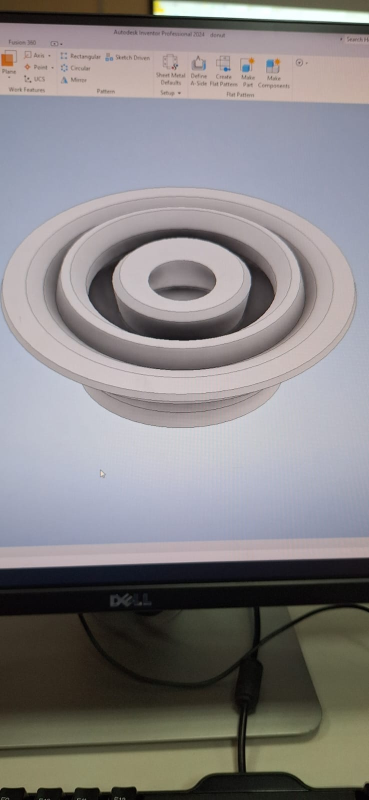
#> input picture Bearing_design2.jpg, 738 x 1600 px (shown at 1/2 size)
$ python ascii.py ../Bearing_design2.jpg   (older library calls are emulated)
#> lines starting #> are read from the running program, lines starting #| are printed output that depends on the picture
import sys
import cv2
import numpy as np
from PIL import Image, ImageSequence
import os
import shutil
import time
import subprocess
import re
import msvcrt

ASCII = " .'`^\",:;Il!i~+_-?][}{1)(|\\/tfjrxnuvczXYUJCLQ0OZmwqpdbkhao*#MW&8%B@$"

ANSI_ESCAPE = re.compile(r'\x1b\[[0-9;]*m')


# ---------------- ARG PARSER ----------------
def parse_args(argv):
    flags = {
        "save": False,
        "width": None,
        "height": None
    }

    files = []
    seen_file = False

    i = 0
    while i < len(argv):
        arg = argv[i]

        if arg.startswith("--"):
            if seen_file:
                raise ValueError("Flags cannot appear after files start, please start with the flags!")

            if arg == "--save-file":
                flags["save"] = True

            elif arg == "--width":
                i += 1
                flags["width"] = int(argv[i])

            elif arg == "--height":
                i += 1
                flags["height"] = int(argv[i])

            else:
                raise ValueError(f"Unknown flag: {arg}")

        else:
            seen_file = True
            files.append(arg)

        i += 1

    return flags, files


# ---------------- UTILS ----------------
def strip_ansi(text):
    return ANSI_ESCAPE.sub('', text)


def get_terminal_size():
    size = shutil.get_terminal_size((120, 40))
    return size.columns, size.lines


def resize_terminal(width=None, height=None):
    if os.name != "nt":
        return

    # Do nothing if user did not explicitly request sizing
    if width is None and height is None:
        return

    try:
        term_w, term_h = shutil.get_terminal_size((120, 40))

        target_w = width if width else term_w
        target_h = height if height else term_h

        # Prevent vertical scrolling
        target_h = min(target_h, term_h)

        os.system(f"mode con: cols={target_w} lines={target_h}")
    except:
        pass


# [17 lines left out: functions prepare_output_dir, user_requested_exit, not called in this run]


# ---------------- IMAGE PROCESSING ----------------
def luminance(px):
    return 0.2126*px[2] + 0.7152*px[1] + 0.0722*px[0]


def sobel(gray):
    gx = cv2.Sobel(gray, cv2.CV_32F, 1, 0, 3)
    gy = cv2.Sobel(gray, cv2.CV_32F, 0, 1, 3)
    mag = cv2.magnitude(gx, gy)
    return cv2.normalize(mag, None, 0, 255, cv2.NORM_MINMAX)


def ascii_char(val):
    idx = int(val / 255 * (len(ASCII) - 1))
    return ASCII[idx]


def braille_from_block(block):
    dots = 0
    threshold = block.mean()

    mapping = [
        (0,0,1),(1,0,2),(2,0,4),(0,1,8),
        (1,1,16),(2,1,32),(3,0,64),(3,1,128)
    ]

    for y,x,bit in mapping:
        if block[y,x] > threshold:
            dots |= bit

    return chr(0x2800 + dots)


def frame_to_ascii(frame, width=None, height=None):
    term_w, term_h = get_terminal_size()

    target_w = width if width else term_w
    target_h = height if height else term_h * 2

    resized = cv2.resize(frame, (target_w, target_h))
    gray = cv2.cvtColor(resized, cv2.COLOR_BGR2GRAY)
    edges = sobel(gray)

    lines = []
    y = 0

    while y < target_h - 4:
        line = []
        for x in range(target_w - 1):
            block2x2 = gray[y:y+2, x:x+1]
            block2x4 = gray[y:y+4, x:x+2]

            edge_strength = edges[y, x]
            contrast = np.std(block2x2)

            top = resized[y, x]
            bottom = resized[y+1, x]

            if edge_strength > 120:
                if block2x4.shape == (4,2):
                    ch = braille_from_block(block2x4)
                else:
                    ch = ascii_char(gray[y,x])
                fg = top
                bg = top

            elif contrast > 25:
                lum_top = luminance(top)
                lum_bot = luminance(bottom)

                if lum_top > lum_bot:
                    ch = "▀"
                    fg, bg = top, bottom
                else:
                    ch = "▄"
                    fg, bg = bottom, top

            else:
                val = gray[y, x]
                ch = ascii_char(val)
                fg = top
                bg = top

            r1,g1,b1 = int(fg[2]), int(fg[1]), int(fg[0])
            r2,g2,b2 = int(bg[2]), int(bg[1]), int(bg[0])

            line.append(f"\x1b[38;2;{r1};{g1};{b1}m\x1b[48;2;{r2};{g2};{b2}m{ch}")

        lines.append(''.join(line))
        y += 2

    return "\n".join(lines)


def clear():
    os.system("cls" if os.name == "nt" else "clear")


# ---------------- MEDIA HANDLERS ----------------
# [74 lines left out: function play_gif, not called in this run]


def show_image(path, flags):
    frame = cv2.imread(path)
    if frame is None:
        print("Invalid image")
        return

    ascii_frame = frame_to_ascii(frame, flags["width"], flags["height"])
    print(ascii_frame)

    if flags["save"]:
        base = os.path.splitext(os.path.basename(path))[0]
        filename = f"{base}.txt"
        with open(filename, "w", encoding="utf-8") as f:
            f.write(strip_ansi(ascii_frame))


# [34 lines left out: function play_video, not called in this run]


def handle_file(path, flags):
    resize_terminal(flags["width"], flags["height"])

    ext = path.lower().split('.')[-1]

    if ext in ["png","jpg","jpeg","bmp"]:
        show_image(path, flags)
    elif ext == "gif":
        play_gif(path, flags)
    else:
        play_video(path, flags)


# ---------------- MAIN ----------------
# [9 lines left out: function build_flag_args, not called in this run]


def main():
    if len(sys.argv) < 2:
        print("Drag file(s) onto script")
        return

    try:
        flags, files = parse_args(sys.argv[1:])
    except Exception as e:
        print(e)
        return

    if not files:
        print("No files provided")
        return

    if len(files) > 1:
        flag_args = build_flag_args(flags)

        for path in files:
            subprocess.Popen(
                ["cmd", "/c", "start", "cmd", "/k",
                 sys.executable, __file__, path] + flag_args
            )
        return

    handle_file(files[0], flags)
#> in show_image, frame is the input picture: shape (1600, 738, 3); mean B, G, R 132.5, 131.3, 134.5
#> in frame_to_ascii, `resized = cv2.resize(frame, (target_w, target_h))`:
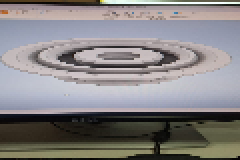
#> resized: shape (80, 120, 3) (shown 2 times larger); mean B, G, R 132.7, 131.5, 134.6
#> in frame_to_ascii, `gray = cv2.cvtColor(resized, cv2.COLOR_BGR2GRAY)`:
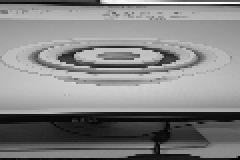
#> gray: shape (80, 120) (shown 2 times larger); min 3, max 253, mean 132.6
#> in sobel, `gx = cv2.Sobel(gray, cv2.CV_32F, 1, 0, 3)`:
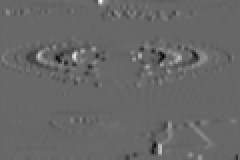
#> gx: shape (80, 120) float32 (shown 2 times larger); min -455, max 664, mean 0.4; drawn with min black and max white
#> in sobel, `gy = cv2.Sobel(gray, cv2.CV_32F, 0, 1, 3)`:
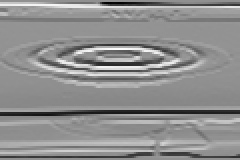
#> gy: shape (80, 120) float32 (shown 2 times larger); min -808, max 617, mean -7.4; drawn with min black and max white
#> in sobel, `mag = cv2.magnitude(gx, gy)`:
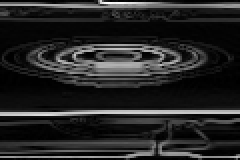
#> mag: shape (80, 120) float32 (shown 2 times larger); min 0, max 809.7, mean 119.3; drawn with min black and max white
#> after the loop in frame_to_ascii, `while y < target_h - 4:`: lines = 38 items; y = 76
#> (printed output is left out)


if __name__ == "__main__":
    main()
#> (the run stopped early here; a loop or call above may not have finished)

$ run again, on Pipe(WaterHydrolic).jpg
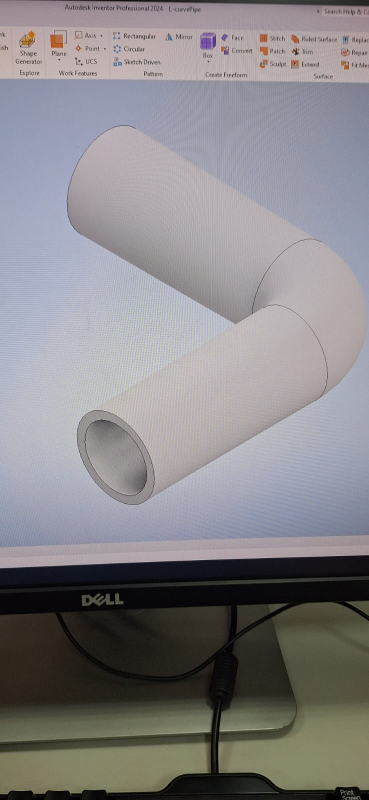
#> input picture Pipe(WaterHydrolic).jpg, 738 x 1600 px (shown at 1/2 size)
#> in show_image, frame is the input picture: shape (1600, 738, 3); mean B, G, R 136.3, 133, 135.5
#> in sobel, `gy = cv2.Sobel(gray, cv2.CV_32F, 0, 1, 3)`:
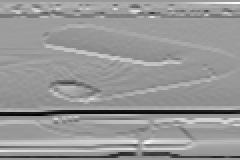
#> gy: shape (80, 120) float32 (shown 2 times larger); min -667, max 440, mean -8.2; drawn with min black and max white
#> in sobel, `mag = cv2.magnitude(gx, gy)`:
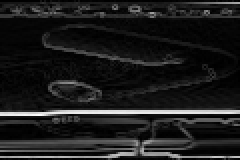
#> mag: shape (80, 120) float32 (shown 2 times larger); min 0, max 667, mean 75.7; drawn with min black and max white
#> after the loop in frame_to_ascii, `while y < target_h - 4:`: lines = 38 items; y = 76
#> (printed output is left out)
